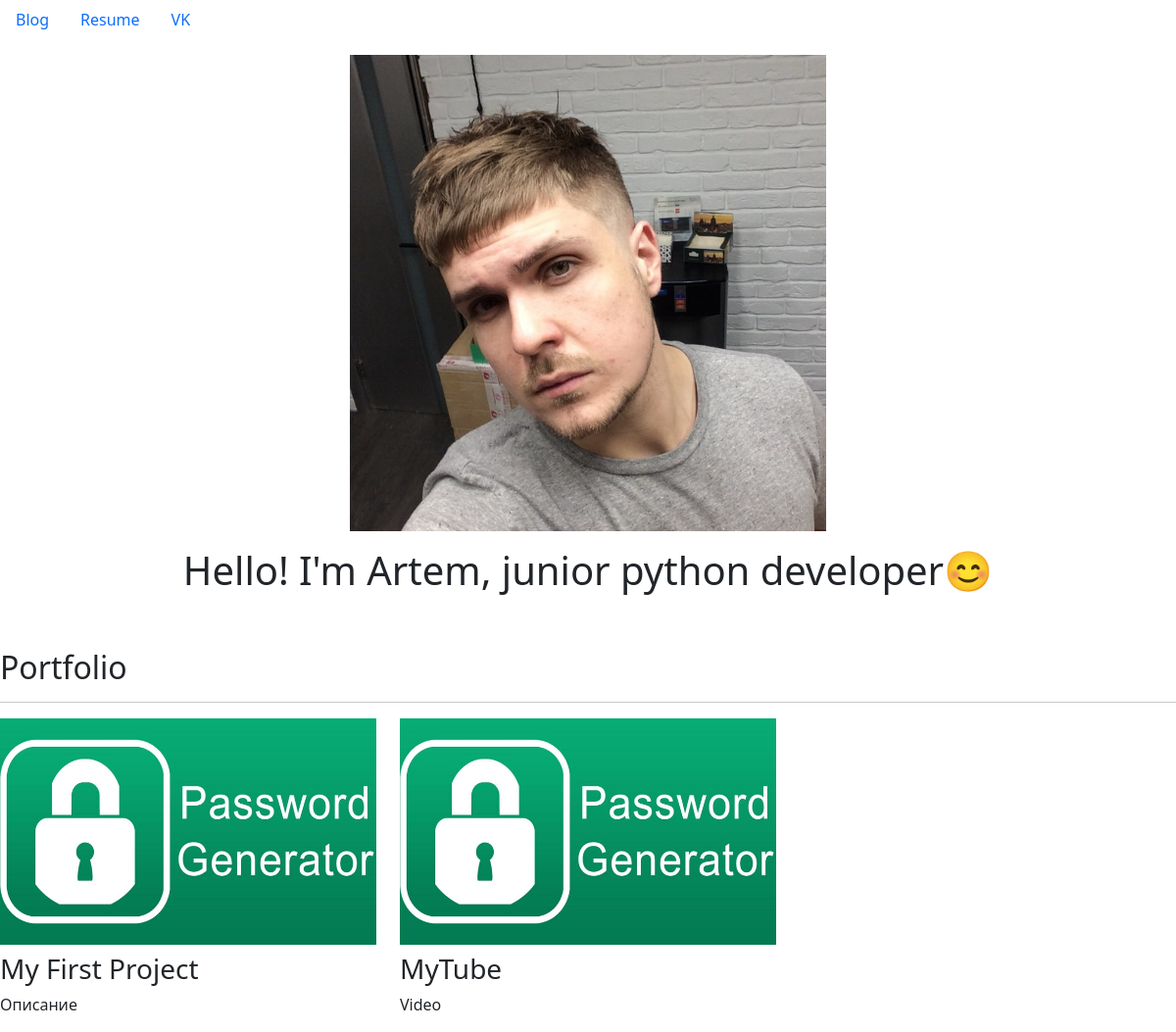
The page / on the database its author committed.
### portfolio/models.py (models this page shows, shortened)
class Project(models.Model):
    title = models.CharField(max_length=100)
    description = models.CharField(max_length=250)
    image = models.ImageField(upload_to='portfolio/images')
    url = models.URLField(blank=True)

### portfolio/views.py (the view)
# urls.py: 2. Add a URL to urlpatterns:  path('', views.home, name='home')
def home(request):
    projects = Project.objects.all()  # Импортируем все записи о проектах из БД
    return render(request, 'portfolio/home.html', {'projects': projects})

### portfolio/templates/portfolio/home.html
{% extends 'portfolio/base.html' %}
{% block content %}
    {% load static %}
    <div class="row justify-content-center my-3">
      <div class="col-5">
        <img src="{% static 'portfolio/myphoto.jpg' %}" class="img-fluid">
      </div>
    </div>
    <div class="row justify-content-center mb-3">
      <div class="col-md-9 text-center">
        <h1 id="hometext" class="font-weight-bold">Hello! I'm Artem, junior python developer😊</h1>
      </div>
    </div>
<h2 class="mt-5">Portfolio</h2>
<hr>
<div class="row">
  {% for project in projects %}
  <div class="col-lg-4 col-md-6">
    {% if project.url %}
    <a href="{{ project.url }}">
      <img src="{{ project.image.url }}" class="img-fluid mb-2">
    </a>
    {% else %}
    <img src="{{ project.image.url }}" class="img-fluid mb-2">
    {% endif %}
    <h3>{{ project.title }}</h3>
    <p>{{ project.description }}</p>
  </div>
  {% endfor %}
</div>
{% endblock %}

### rows shown on the page
Project: image (picture), title "My First Project", description "Описание"
Project: image (picture), title "MyTube", description "Video"
